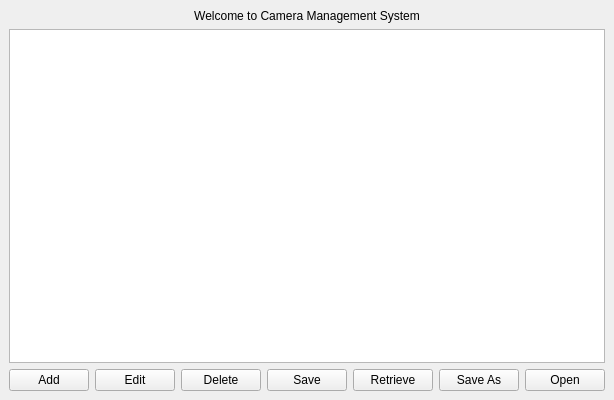
<?xml version="1.0" encoding="UTF-8"?>
<ui version="4.0">
 <class>MainWindow</class>
 <widget class="QMainWindow" name="MainWindow">
  <property name="geometry">
   <rect><x>0</x><y>0</y><width>500</width><height>400</height></rect>
  </property>
  <property name="windowTitle">
   <string>Camera Management</string>
  </property>
  <widget class="QWidget" name="centralwidget">
   <layout class="QVBoxLayout" name="verticalLayout">
    <item>
     <widget class="QLabel" name="label">
      <property name="text">
       <string>Welcome to Camera Management System</string>
      </property>
      <property name="alignment">
       <set>Qt::AlignCenter</set>
      </property>
     </widget>
    </item>
    <item>
     <widget class="QListWidget" name="listWidget"/>
    </item>
    <item>
     <layout class="QHBoxLayout" name="horizontalLayout">
      <item><widget class="QPushButton" name="btnAdd"><property name="text"><string>Add</string></property></widget></item>
      <item><widget class="QPushButton" name="btnEdit"><property name="text"><string>Edit</string></property></widget></item>
      <item><widget class="QPushButton" name="btnDelete"><property name="text"><string>Delete</string></property></widget></item>
      <item><widget class="QPushButton" name="btnSave"><property name="text"><string>Save</string></property></widget></item>
      <item><widget class="QPushButton" name="btnRetrieve"><property name="text"><string>Retrieve</string></property></widget></item>
      <item><widget class="QPushButton" name="btnSaveAs"><property name="text"><string>Save As</string></property></widget></item>
      <item><widget class="QPushButton" name="btnOpen"><property name="text"><string>Open</string></property></widget></item>
     </layout>
    </item>
   </layout>
  </widget>
 </widget>
 <resources/>
 <connections/>
</ui>
